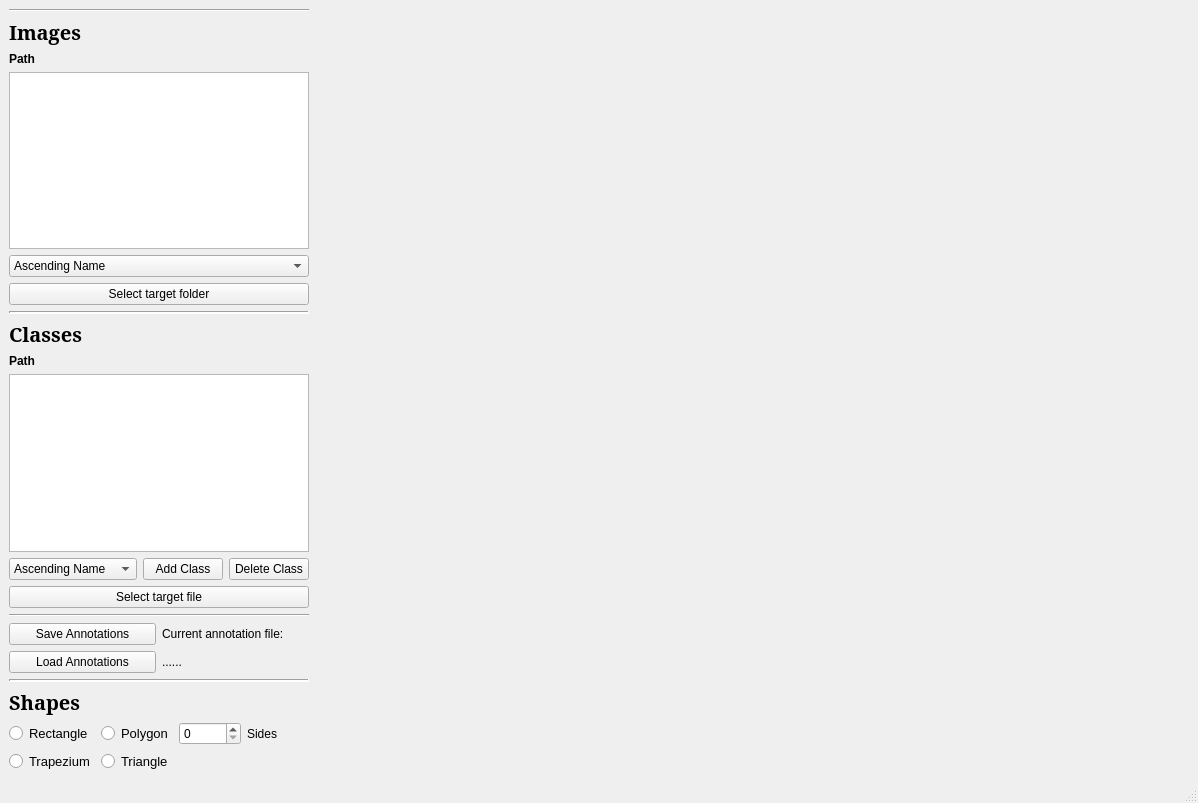
<?xml version="1.0" encoding="UTF-8"?>
<ui version="4.0">
 <class>MainWindow</class>
 <widget class="QMainWindow" name="MainWindow">
  <property name="geometry">
   <rect>
    <x>0</x>
    <y>0</y>
    <width>1198</width>
    <height>803</height>
   </rect>
  </property>
  <property name="windowTitle">
   <string>MainWindow</string>
  </property>
  <widget class="QWidget" name="centralwidget">
   <layout class="QFormLayout" name="formLayout">
    <item row="0" column="0">
     <layout class="QVBoxLayout" name="vertical_Selection_Panel">
      <property name="sizeConstraint">
       <enum>QLayout::SetDefaultConstraint</enum>
      </property>
      <item>
       <layout class="QVBoxLayout" name="vertical_Image_Pane">
        <item>
         <widget class="Line" name="line_4">
          <property name="orientation">
           <enum>Qt::Horizontal</enum>
          </property>
         </widget>
        </item>
        <item>
         <layout class="QHBoxLayout" name="horizontal_Top_Image_Pane" stretch="0">
          <property name="spacing">
           <number>60</number>
          </property>
          <item>
           <widget class="QLabel" name="lbl_Panel_Name_Image">
            <property name="font">
             <font>
              <family>MS Serif</family>
              <pointsize>15</pointsize>
              <weight>75</weight>
              <bold>true</bold>
             </font>
            </property>
            <property name="text">
             <string>Images</string>
            </property>
           </widget>
          </item>
         </layout>
        </item>
        <item>
         <widget class="QLabel" name="folder_Path_Image">
          <property name="maximumSize">
           <size>
            <width>273</width>
            <height>16777215</height>
           </size>
          </property>
          <property name="font">
           <font>
            <weight>75</weight>
            <bold>true</bold>
           </font>
          </property>
          <property name="text">
           <string>Path</string>
          </property>
         </widget>
        </item>
        <item>
         <widget class="QListWidget" name="image_List"/>
        </item>
        <item>
         <widget class="QComboBox" name="dropdown_Sort_Image">
          <property name="enabled">
           <bool>true</bool>
          </property>
          <property name="toolTip">
           <string/>
          </property>
          <property name="editable">
           <bool>false</bool>
          </property>
          <property name="currentText">
           <string>Ascending Name</string>
          </property>
          <property name="currentIndex">
           <number>0</number>
          </property>
          <property name="iconSize">
           <size>
            <width>16</width>
            <height>16</height>
           </size>
          </property>
          <item>
           <property name="text">
            <string>Ascending Name</string>
           </property>
          </item>
          <item>
           <property name="text">
            <string>Descenting Name</string>
           </property>
          </item>
          <item>
           <property name="text">
            <string>Ascending Date</string>
           </property>
          </item>
          <item>
           <property name="text">
            <string>Descending Date</string>
           </property>
          </item>
         </widget>
        </item>
        <item>
         <widget class="QPushButton" name="btn_Select_Image_Folder">
          <property name="text">
           <string>Select target folder</string>
          </property>
         </widget>
        </item>
       </layout>
      </item>
      <item>
       <widget class="Line" name="line_2">
        <property name="lineWidth">
         <number>2</number>
        </property>
        <property name="orientation">
         <enum>Qt::Horizontal</enum>
        </property>
       </widget>
      </item>
      <item>
       <layout class="QVBoxLayout" name="vertical_Classes_Pane">
        <item>
         <layout class="QHBoxLayout" name="horizontal_Top_Classes_Pane">
          <property name="spacing">
           <number>60</number>
          </property>
          <item>
           <widget class="QLabel" name="lbl_Panel_Name_Class">
            <property name="font">
             <font>
              <family>MS Serif</family>
              <pointsize>15</pointsize>
              <weight>75</weight>
              <bold>true</bold>
             </font>
            </property>
            <property name="text">
             <string>Classes</string>
            </property>
           </widget>
          </item>
         </layout>
        </item>
        <item>
         <widget class="QLabel" name="folder_Path_Class">
          <property name="maximumSize">
           <size>
            <width>273</width>
            <height>16777215</height>
           </size>
          </property>
          <property name="font">
           <font>
            <weight>75</weight>
            <bold>true</bold>
           </font>
          </property>
          <property name="text">
           <string>Path</string>
          </property>
         </widget>
        </item>
        <item>
         <widget class="QListWidget" name="class_List"/>
        </item>
        <item>
         <layout class="QHBoxLayout" name="horizontal_Bottom_Classes_Pane">
          <item>
           <widget class="QComboBox" name="dropdown_Sort_Class">
            <property name="enabled">
             <bool>true</bool>
            </property>
            <property name="toolTip">
             <string/>
            </property>
            <property name="editable">
             <bool>false</bool>
            </property>
            <property name="currentText">
             <string>Ascending Name</string>
            </property>
            <property name="currentIndex">
             <number>0</number>
            </property>
            <property name="iconSize">
             <size>
              <width>16</width>
              <height>16</height>
             </size>
            </property>
            <item>
             <property name="text">
              <string>Ascending Name</string>
             </property>
            </item>
            <item>
             <property name="text">
              <string>Descenting Name</string>
             </property>
            </item>
           </widget>
          </item>
          <item>
           <widget class="QPushButton" name="btn_Add_Class">
            <property name="text">
             <string>Add Class</string>
            </property>
           </widget>
          </item>
          <item>
           <widget class="QPushButton" name="btn_Delete_Class">
            <property name="text">
             <string>Delete Class</string>
            </property>
           </widget>
          </item>
         </layout>
        </item>
        <item>
         <widget class="QPushButton" name="btn_Select_Class_File">
          <property name="text">
           <string>Select target file</string>
          </property>
         </widget>
        </item>
       </layout>
      </item>
      <item>
       <widget class="Line" name="line_3">
        <property name="orientation">
         <enum>Qt::Horizontal</enum>
        </property>
       </widget>
      </item>
      <item>
       <layout class="QHBoxLayout" name="horizontal_Annotation_Pane">
        <item>
         <layout class="QVBoxLayout" name="vertical_Left_Annotation_Pane">
          <item>
           <widget class="QPushButton" name="btn_Save_Annotation">
            <property name="text">
             <string>Save Annotations</string>
            </property>
           </widget>
          </item>
          <item>
           <widget class="QPushButton" name="btn_Load_Annotation">
            <property name="text">
             <string>Load Annotations</string>
            </property>
           </widget>
          </item>
         </layout>
        </item>
        <item>
         <layout class="QVBoxLayout" name="vertical_Right_Annotation_Pane">
          <item>
           <widget class="QLabel" name="lbl_Current_Annotation_FIle">
            <property name="text">
             <string>Current annotation file:</string>
            </property>
           </widget>
          </item>
          <item>
           <widget class="QLabel" name="folder_Path_Annotation">
            <property name="text">
             <string>......</string>
            </property>
           </widget>
          </item>
         </layout>
        </item>
       </layout>
      </item>
      <item>
       <widget class="Line" name="line_1">
        <property name="frameShadow">
         <enum>QFrame::Sunken</enum>
        </property>
        <property name="lineWidth">
         <number>2</number>
        </property>
        <property name="orientation">
         <enum>Qt::Horizontal</enum>
        </property>
       </widget>
      </item>
      <item>
       <layout class="QGridLayout" name="grid_Shapes_Pane">
        <item row="2" column="1" colspan="2">
         <widget class="QRadioButton" name="rad_Btn_Triangle">
          <property name="font">
           <font>
            <pointsize>10</pointsize>
           </font>
          </property>
          <property name="text">
           <string>Triangle</string>
          </property>
         </widget>
        </item>
        <item row="0" column="0">
         <widget class="QLabel" name="lbl_Panel_Shapes_Name">
          <property name="font">
           <font>
            <family>MS Serif</family>
            <pointsize>15</pointsize>
            <weight>75</weight>
            <bold>true</bold>
           </font>
          </property>
          <property name="text">
           <string>Shapes</string>
          </property>
         </widget>
        </item>
        <item row="1" column="0">
         <widget class="QRadioButton" name="rad_Btn_Rectangle">
          <property name="font">
           <font>
            <pointsize>10</pointsize>
           </font>
          </property>
          <property name="text">
           <string>Rectangle</string>
          </property>
         </widget>
        </item>
        <item row="2" column="0">
         <widget class="QRadioButton" name="rad_Btn_Trapezium">
          <property name="font">
           <font>
            <pointsize>10</pointsize>
           </font>
          </property>
          <property name="text">
           <string>Trapezium</string>
          </property>
         </widget>
        </item>
        <item row="1" column="1">
         <widget class="QRadioButton" name="rad_Btn_Polygon">
          <property name="font">
           <font>
            <pointsize>10</pointsize>
           </font>
          </property>
          <property name="text">
           <string>Polygon</string>
          </property>
         </widget>
        </item>
        <item row="1" column="2">
         <widget class="QSpinBox" name="spinBox_Polygon_Sides"/>
        </item>
        <item row="1" column="3">
         <widget class="QLabel" name="lbl_Polygon_Side">
          <property name="text">
           <string>Sides</string>
          </property>
         </widget>
        </item>
       </layout>
      </item>
     </layout>
    </item>
    <item row="0" column="1">
     <widget class="Canvas" name="canvas">
      <property name="text">
       <string/>
      </property>
     </widget>
    </item>
   </layout>
  </widget>
  <widget class="QMenuBar" name="menubar">
   <property name="geometry">
    <rect>
     <x>0</x>
     <y>0</y>
     <width>1198</width>
     <height>21</height>
    </rect>
   </property>
  </widget>
  <widget class="QStatusBar" name="statusbar"/>
 </widget>
 <customwidgets>
  <customwidget>
   <class>Canvas</class>
   <extends>QLabel</extends>
   <header location="global">canvas.h</header>
  </customwidget>
 </customwidgets>
 <resources/>
 <connections/>
</ui>
